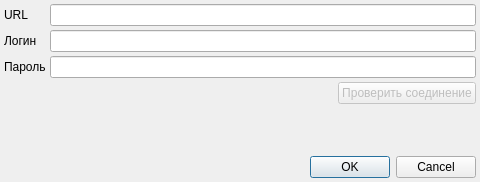
<?xml version="1.0" encoding="UTF-8"?>
<ui version="4.0">
 <class>PreferencesDialog</class>
 <widget class="QDialog" name="PreferencesDialog">
  <property name="windowModality">
   <enum>Qt::WindowModal</enum>
  </property>
  <property name="geometry">
   <rect>
    <x>0</x>
    <y>0</y>
    <width>480</width>
    <height>182</height>
   </rect>
  </property>
  <property name="windowTitle">
   <string>Настройки</string>
  </property>
  <layout class="QGridLayout" name="gridLayout_2">
   <property name="margin">
    <number>4</number>
   </property>
   <property name="spacing">
    <number>4</number>
   </property>
   <item row="2" column="0">
    <layout class="QHBoxLayout" name="horizontalLayout">
     <item>
      <spacer name="horizontalSpacer">
       <property name="orientation">
        <enum>Qt::Horizontal</enum>
       </property>
       <property name="sizeHint" stdset="0">
        <size>
         <width>40</width>
         <height>20</height>
        </size>
       </property>
      </spacer>
     </item>
     <item>
      <widget class="QPushButton" name="btnTestConnect">
       <property name="enabled">
        <bool>false</bool>
       </property>
       <property name="text">
        <string>Проверить соединение</string>
       </property>
      </widget>
     </item>
    </layout>
   </item>
   <item row="3" column="0">
    <spacer name="verticalSpacer">
     <property name="orientation">
      <enum>Qt::Vertical</enum>
     </property>
     <property name="sizeHint" stdset="0">
      <size>
       <width>20</width>
       <height>40</height>
      </size>
     </property>
    </spacer>
   </item>
   <item row="0" column="0">
    <layout class="QGridLayout" name="gridLayout">
     <property name="spacing">
      <number>4</number>
     </property>
     <item row="0" column="0">
      <widget class="QLabel" name="lblURL">
       <property name="text">
        <string>URL</string>
       </property>
      </widget>
     </item>
     <item row="0" column="1">
      <widget class="QLineEdit" name="edtURL"/>
     </item>
     <item row="1" column="0">
      <widget class="QLabel" name="label">
       <property name="text">
        <string>Логин</string>
       </property>
      </widget>
     </item>
     <item row="1" column="1">
      <widget class="QLineEdit" name="edtUser"/>
     </item>
     <item row="2" column="0">
      <widget class="QLabel" name="label_2">
       <property name="text">
        <string>Пароль</string>
       </property>
      </widget>
     </item>
     <item row="2" column="1">
      <widget class="QLineEdit" name="edtPassword">
       <property name="echoMode">
        <enum>QLineEdit::Password</enum>
       </property>
      </widget>
     </item>
    </layout>
   </item>
   <item row="4" column="0">
    <widget class="QDialogButtonBox" name="buttonBox">
     <property name="orientation">
      <enum>Qt::Horizontal</enum>
     </property>
     <property name="standardButtons">
      <set>QDialogButtonBox::Cancel|QDialogButtonBox::Ok</set>
     </property>
    </widget>
   </item>
  </layout>
 </widget>
 <tabstops>
  <tabstop>edtURL</tabstop>
  <tabstop>edtUser</tabstop>
  <tabstop>edtPassword</tabstop>
  <tabstop>btnTestConnect</tabstop>
  <tabstop>buttonBox</tabstop>
 </tabstops>
 <resources/>
 <connections>
  <connection>
   <sender>buttonBox</sender>
   <signal>accepted()</signal>
   <receiver>PreferencesDialog</receiver>
   <slot>accept()</slot>
   <hints>
    <hint type="sourcelabel">
     <x>252</x>
     <y>177</y>
    </hint>
    <hint type="destinationlabel">
     <x>157</x>
     <y>274</y>
    </hint>
   </hints>
  </connection>
  <connection>
   <sender>buttonBox</sender>
   <signal>rejected()</signal>
   <receiver>PreferencesDialog</receiver>
   <slot>reject()</slot>
   <hints>
    <hint type="sourcelabel">
     <x>320</x>
     <y>177</y>
    </hint>
    <hint type="destinationlabel">
     <x>286</x>
     <y>274</y>
    </hint>
   </hints>
  </connection>
 </connections>
</ui>
